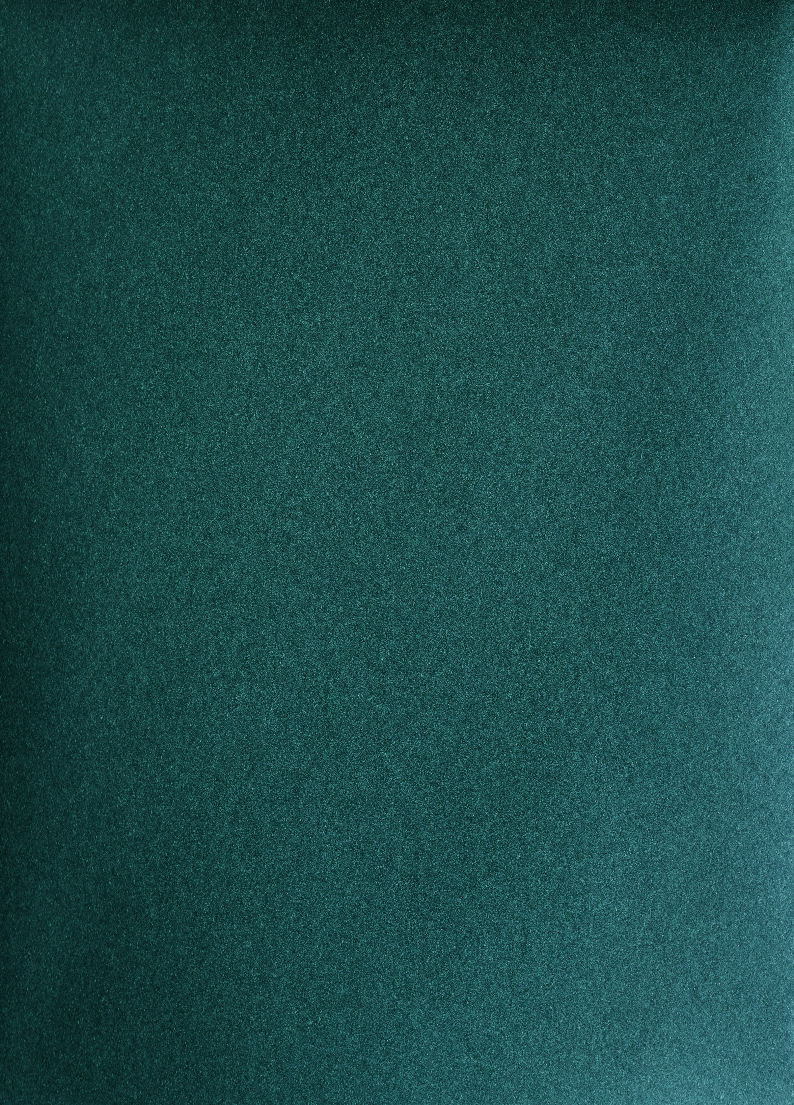
#> input picture assets/blackjack/background.png, 794 x 1105 px, found by its file name
$ python roulette.py
#> lines starting #> are read from the running program, lines starting #| are printed output that depends on the picture; after the words box and inside, x2 and y2 are one past the last pixel; in counts of white or black regions, pixels touching at a corner belong together
### lib/init.py
import os
from pathlib import Path

bot_version = '1.0.1v alpha'

secret_folder_path = Path(os.environ.get("SECRET_FOLDER_PATH", "./.secret"))
data_folder_path = Path(os.environ.get("DATA_FOLDER_PATH", "./data"))
assets_folder_path = Path(os.environ.get("ASSETS_FOLDER_PATH", "./assets"))
migrations_folder_path = Path(os.environ.get("MIGRATIONS_FOLDER_PATH", "./migrations"))

for _ in range(2):
    if not os.path.exists(secret_folder_path):
        secret_folder_path = '../' / secret_folder_path
    if not os.path.exists(data_folder_path):
        data_folder_path = '../' / data_folder_path
    if not os.path.exists(assets_folder_path):
        assets_folder_path = '../' / assets_folder_path
    if not os.path.exists(migrations_folder_path):
        migrations_folder_path = '../' / migrations_folder_path

blackjack_assets_folder_path = assets_folder_path / "blackjack"
roulette_assets_folder_path = assets_folder_path / "roulette"

settings_file_path = secret_folder_path / "settings.json"

persistent_file_path = data_folder_path / "persistent_data.json"
database_file_path = data_folder_path / "database.sqlite"
cookies_file_path = data_folder_path / "cookies.txt"

videos_folder_path = Path(os.environ.get("VIDEOS_FOLDER_PATH", data_folder_path / "videos"))
videos_folder_path.mkdir(exist_ok=True)

galton_backgrounds_folder_path = data_folder_path / "galton_backgrounds"
galton_backgrounds_folder_path.mkdir(exist_ok=True)

tmp_folder_path = data_folder_path / "tmp"
tmp_folder_path.mkdir(exist_ok=True)

### lib/gambling/roulette.py
import cv2
import numpy as np
from dataclasses import dataclass
from lib.init import tmp_folder_path, roulette_assets_folder_path, blackjack_assets_folder_path
from lib.utils.cv2_utils import cv2_paste_with_alpha, OpencvCustomWriter

# European roulette order (clockwise, starting from 0)
ROULETTE_NUMBERS = [
    0, 32, 15, 19, 4, 21, 2, 25, 17, 34, 6, 27, 13, 36, 11,
    30, 8, 23, 10, 5, 24, 16, 33, 1, 20, 14, 31, 9, 22, 18,
    29, 7, 28, 12, 35, 3, 26
]

WIDTH = 680
HEIGHT = 900
BALL_RADIUS = 10
NUM_SECTORS = len(ROULETTE_NUMBERS)
SECTOR_ANGLE = 360.0 / NUM_SECTORS

FONT = cv2.FONT_HERSHEY_DUPLEX
FONT_SCALE = 0.6
FONT_THICKNESS = 2
FONT_OUTLINE_THICKNESS = 4

RED = (0, 0, 255, 255)  # BGRA
BLACK = (0, 0, 0, 255)
GREEN = (0, 255, 0, 255)
WHITE = (255, 255, 255, 255)
GOLDEN = (0, 215, 255, 255)
TEXT_COLOR = (255, 255, 255, 255)
OUTLINE_COLOR = (0, 0, 0, 255)

# ----------------------------------------------------------------------------- what can be bet on
RED_NUMBERS = frozenset({1, 3, 5, 7, 9, 12, 14, 16, 18, 19, 21, 23, 25, 27, 30, 32, 34, 36})
BLACK_NUMBERS = frozenset(range(1, 37)) - RED_NUMBERS
ODD_NUMBERS = frozenset(range(1, 37, 2))
EVEN_NUMBERS = frozenset(range(2, 37, 2))
LOW_NUMBERS = frozenset(range(1, 19))
HIGH_NUMBERS = frozenset(range(19, 37))

STRAIGHT_PAYOUT = 36  # 35:1
EVEN_MONEY_PAYOUT = 2  # 1:1
THIRD_PAYOUT = 3  # 2:1


@dataclass(frozen=True)
class Spot:
    """A place on the table: the numbers it covers, what a win pays, and where its chips go."""
    name: str
    numbers: frozenset
    payout: int
    center: tuple[int, int]  # in table.png coordinates


# table.png geometry: the number grid starts at (63, 51) and its cells are 45x64,
# dozens sit above it, the even-money bets below it, the "2 to 1" columns to its right
CELL_W, CELL_H = 45, 64
GRID_X, GRID_Y = 63, 51
TABLE_W, TABLE_H = 655, 296
ZERO_CENTER = (31, 147)
DOZEN_Y = GRID_Y // 2
OUTSIDE_Y = (GRID_Y + 3 * CELL_H + TABLE_H) // 2
COLUMN_X = GRID_X + 12 * CELL_W + (TABLE_W - GRID_X - 12 * CELL_W) // 2
CHIP_RADIUS = 17
STACK_STEP = 10  # how far apart the chips of two players on the same spot sit
ROSTER_LINES = 9  # how many names fit under the daily wheel
NAME_WHEEL_NAMES = 24  # above this the slices are too thin to write a name on


def number_center(number: int) -> tuple[int, int]:
    """Cell centre of a number. Rows top to bottom are the 3rd, 2nd and 1st column of the table."""
    if number == 0:
        return ZERO_CENTER
    row, col = 2 - (number - 1) % 3, (number - 1) // 3
    return GRID_X + col * CELL_W + CELL_W // 2, GRID_Y + row * CELL_H + CELL_H // 2


def dozen_center(index: int) -> tuple[int, int]:
    return GRID_X + (4 * index + 2) * CELL_W, DOZEN_Y


def outside_center(index: int) -> tuple[int, int]:
    """Even-money bets, two number cells wide each: 1-18, EVEN, RED, black, ODD, 19-36."""
    return GRID_X + (2 * index + 1) * CELL_W, OUTSIDE_Y


def column_center(column: int) -> tuple[int, int]:
    return COLUMN_X, GRID_Y + (3 - column) * CELL_H + CELL_H // 2


def _spots() -> dict[str, Spot]:
    spots = {str(number): Spot(str(number), frozenset({number}), STRAIGHT_PAYOUT, number_center(number))
             for number in ROULETTE_NUMBERS}

    even_money = {
        "1-18": (LOW_NUMBERS, 0), "even": (EVEN_NUMBERS, 1), "red": (RED_NUMBERS, 2),
        "black": (BLACK_NUMBERS, 3), "odd": (ODD_NUMBERS, 4), "19-36": (HIGH_NUMBERS, 5),
    }
    thirds = {
        "1st12": (frozenset(range(1, 13)), dozen_center(0)),
        "2nd12": (frozenset(range(13, 25)), dozen_center(1)),
        "3rd12": (frozenset(range(25, 37)), dozen_center(2)),
        "col1": (frozenset(range(1, 37, 3)), column_center(1)),
        "col2": (frozenset(range(2, 37, 3)), column_center(2)),
        "col3": (frozenset(range(3, 37, 3)), column_center(3)),
    }

    for name, (numbers, index) in even_money.items():
        spots[name] = Spot(name, numbers, EVEN_MONEY_PAYOUT, outside_center(index))
    for name, (numbers, center) in thirds.items():
        spots[name] = Spot(name, numbers, THIRD_PAYOUT, center)
    return spots


SPOTS: dict[str, Spot] = _spots()
NUMBER_SPOTS = [str(number) for number in ROULETTE_NUMBERS]


# [5 lines left out: function describe_number, not called in this run]


def short_amount(amount: int) -> str:
    return f"{amount // 1000}k" if amount >= 1000 and amount % 1000 == 0 else str(amount)


def put_rotated_text(image, text, position, angle, color=(255, 255, 255),
                     scale: float = FONT_SCALE, thickness: int = FONT_THICKNESS):
    """
    Put rotated text on an image, centred on `position`
    """

    # Create a blank image for the text
    text_image = np.zeros_like(image)

    # Get text size
    text_size, _ = cv2.getTextSize(text, FONT, scale, thickness)
    text_width, text_height = text_size

    # Calculate position to put text (centered on given position)
    x = position[0] - text_width // 2
    y = position[1]

    # Put text on blank image
    # cv2.putText(text_image, text, (x, y), font, font_scale, OUTLINE_COLOR, outline_thickness, cv2.LINE_AA)
    cv2.putText(text_image, text, (x, y), FONT, scale, color, thickness)

    # Get rotation matrix
    center = position
    rotation_matrix = cv2.getRotationMatrix2D(center, angle, 1.0)

    # Rotate the text image
    rotated_text = cv2.warpAffine(text_image, rotation_matrix, (image.shape[1], image.shape[0]))

    # Combine with original image
    mask = rotated_text > 0
    image[mask] = rotated_text[mask]

    return image


def draw_white_border(wheel: np.ndarray, radius: int, center: tuple[int, int], white_border_width: int, angle: float):
    x1 = int(center[0] + radius * np.cos(np.radians(angle)))
    y1 = int(center[1] + radius * np.sin(np.radians(angle)))
    cv2.line(wheel, center, (x1, y1), WHITE, white_border_width)


def create_wheel(radius: int, angle: float) -> np.ndarray:
    inner_radius = int(radius * 0.75)
    text_radius = inner_radius + (radius - inner_radius) // 2
    golden_ring_radius = 4
    white_border_width = 3
    center = (radius, radius)

    # Create transparent wheel
    wheel = np.full((radius * 2, radius * 2, 4), (0, 0, 0, 0), dtype=np.uint8)

    # Outer dark background circle
    cv2.circle(wheel, center, radius, (40, 40, 80, 255), -1)

    # Draw colored sectors
    for i in range(NUM_SECTORS):
        start_angle = i * SECTOR_ANGLE + angle
        end_angle = start_angle + SECTOR_ANGLE

        if ROULETTE_NUMBERS[i] == 0:
            color = GREEN
        else:
            color = RED if (i % 2 == 1) else BLACK

        cv2.ellipse(
            wheel,
            center,
            (radius, radius),
            0,
            start_angle,
            end_angle,
            color,
            -1
        )

        # white borders
        draw_white_border(wheel, radius, center, white_border_width, start_angle)

        # text
        number = ROULETTE_NUMBERS[i]
        mid_angle = (start_angle + end_angle) / 2

        rad = np.radians(mid_angle)
        x = int(center[0] + text_radius * np.cos(rad))
        y = int(center[1] + text_radius * np.sin(rad))

        put_rotated_text(wheel, str(number), (x, y), -(mid_angle + 90), TEXT_COLOR)

    # last white border
    draw_white_border(wheel, radius, center, white_border_width, NUM_SECTORS * SECTOR_ANGLE + angle)

    # Inner circle
    cv2.circle(wheel, center, inner_radius, (20, 20, 60, 255), -1)

    # Golden ring
    cv2.circle(wheel, center, inner_radius + golden_ring_radius, GOLDEN, golden_ring_radius * 2)

    return wheel


# [4 lines left out: function draw_ball, not called in this run]


def ease_out_cubic(t: float) -> float:
    return 1 - (1 - t) ** 3


# [56 lines left out: functions generate_angles, generate_roulette_angles, not called in this run]


# background = np.full((HEIGHT, WIDTH, 3), (172, 146, 140), dtype=np.uint8)
background = cv2.imread(blackjack_assets_folder_path / "background.png", cv2.IMREAD_UNCHANGED)
#> background is the input picture: shape (1105, 794, 3); mean B, G, R 76.3, 76.8, 29.1
background = background[0:HEIGHT, 0:WIDTH]
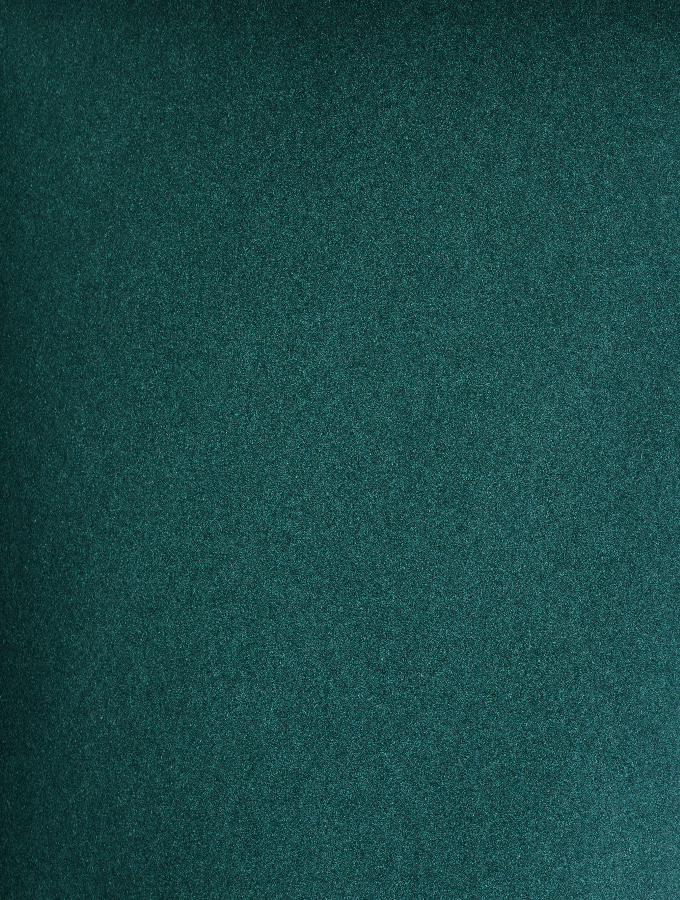
#> background: shape (900, 680, 3); mean B, G, R 72, 73.4, 26.9

wheel_original = create_wheel(250, 0)
#> in create_wheel, `cv2.circle(wheel, center, radius, (40, 40, 80, 255), -1)`:
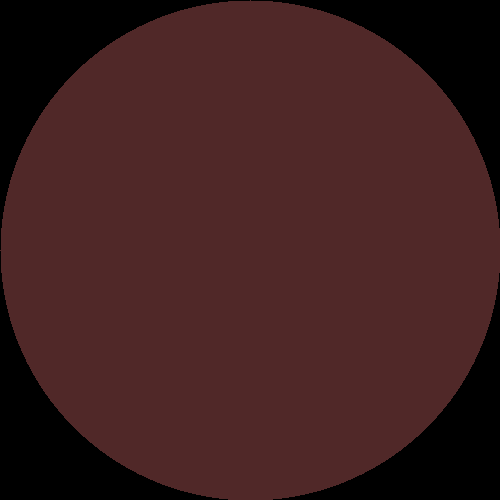
#> wheel: shape (500, 500, 4); mean of channels 0, 1, 2, 3 31.4, 31.4, 62.8, 200.2; drawn as B, G, R
#> after the loop in create_wheel, `for i in range(NUM_SECTORS):`:
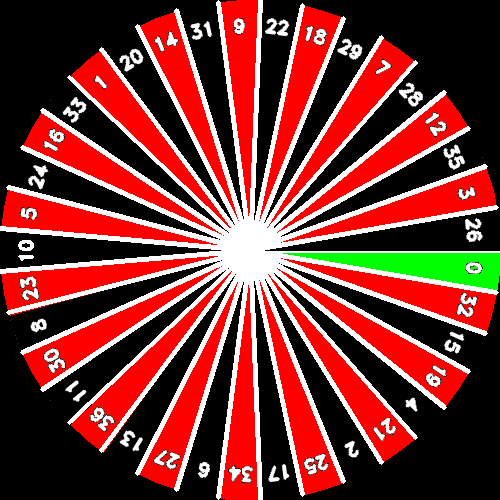
#> wheel: shape (500, 500, 4); mean of channels 0, 1, 2, 3 49.8, 53.9, 122, 198.7; drawn as B, G, R
#> in draw_white_border (call 38), `cv2.line(wheel, center, (x1, y1), WHITE, white_border_width)`:
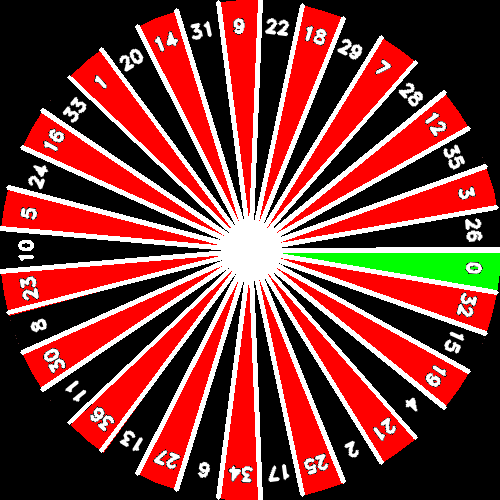
#> wheel: shape (500, 500, 4); 0.33% of pixels changed, all inside (x1, y1, x2, y2) = (265, 247, 500, 251); drawn as B, G, R
#> in create_wheel, `cv2.circle(wheel, center, inner_radius, (20, 20, 60, 255), -1)`:
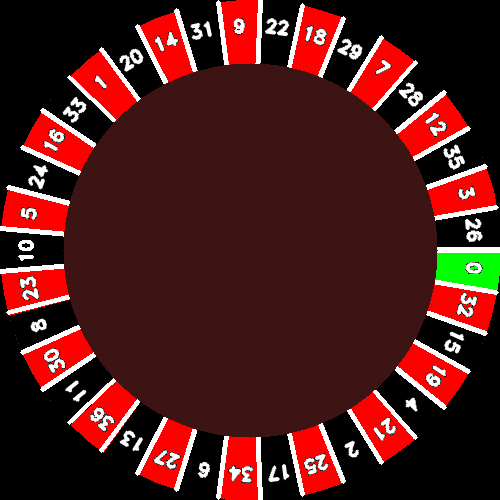
#> wheel: shape (500, 500, 4); mean of channels 0, 1, 2, 3 27.4, 29.3, 78.2, 198.7; drawn as B, G, R
#> in create_wheel, `cv2.circle(wheel, center, inner_radius + golden_ring_radius, GOLDEN, g..`:
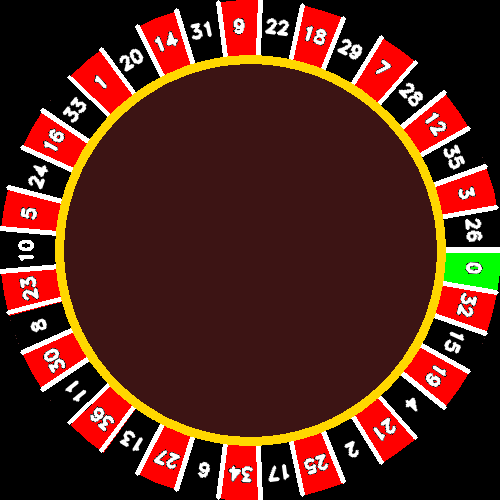
#> wheel: shape (500, 500, 4); 4.33% of pixels changed, all inside (x1, y1, x2, y2) = (55, 55, 446, 446); drawn as B, G, R
# wheel_original = cv2.imread(roulette_assets_folder_path / 'wheel.png', cv2.IMREAD_UNCHANGED)
wheel_size = wheel_original.shape[:2]
#> wheel_size = (500, 500)
wheel_center = int(wheel_size[1] / 2), int(wheel_size[0] / 2)
#> wheel_center = (250, 250)
wheel_pad_x = (WIDTH - wheel_size[1]) // 2
#> wheel_pad_x = 90
wheel_pad_y = 20

table = cv2.imread(roulette_assets_folder_path / 'table.png', cv2.IMREAD_UNCHANGED)
#> (the run stopped early here; a loop or call above may not have finished)
